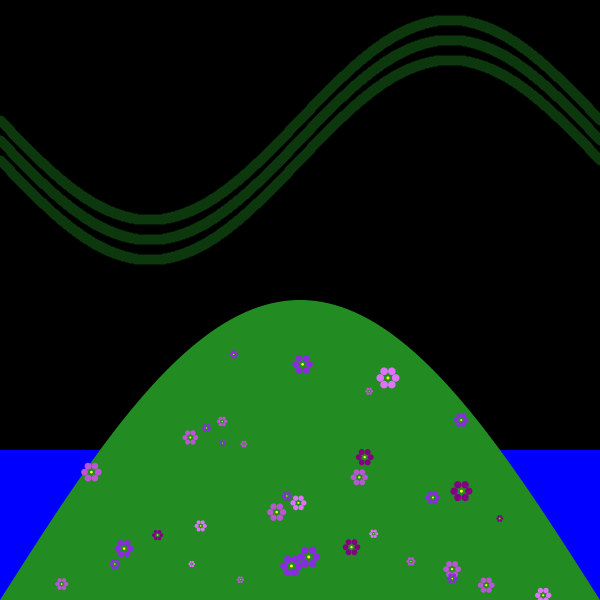
Frame 1 (no input)
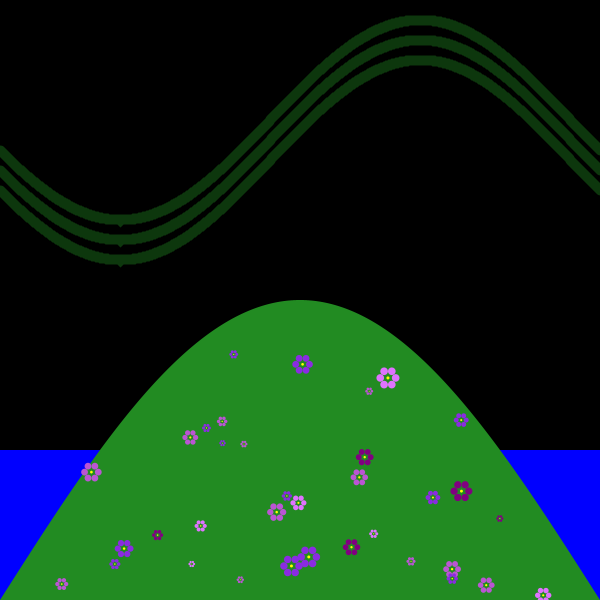
Frame 60 (the mouse pressed at the canvas centre just before this capture)
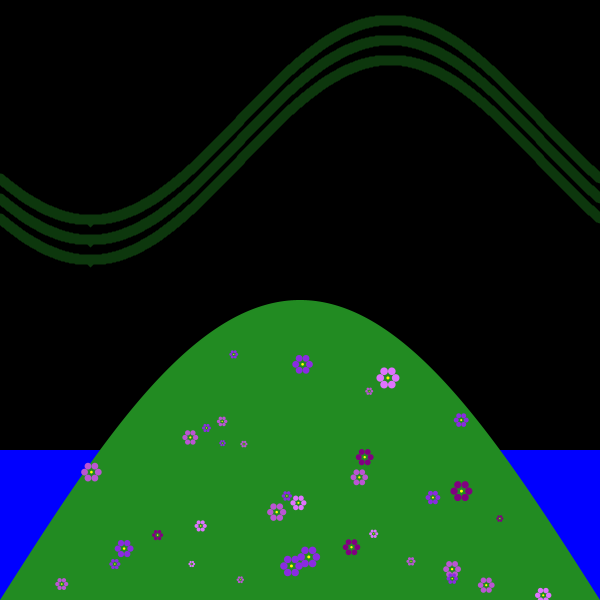
Frame 120 (the mouse held since frame 60 and released just before this capture)

The Processing sketch that drew these frames (run headless with seeded random() and noise(); from frame 60 on, the mouse is pressed at the canvas centre):

// Processing sketch: Dave_Shute
// ── Dave_Shute.pde
int numShapes = 50;
float[] xPos = new float[numShapes];
float[] yPos = new float[numShapes];
float[] sizes = new float[numShapes];
float[] maxSizes = new float[numShapes]; // Array to store each flower's max size
color[] bloomColors = new color[numShapes]; // Initial random colors for each flower
boolean blooming = false; // Track whether blooming is active

// Aurora parameters
float auroraOffset = 0.5;  // Control the horizontal movement of the aurora
color auroraColor;  // Variable to hold the current aurora color

// Ocean wave parameters
boolean addWaves = false;  // Control if waves are active
float waveOffset = 0;  // Offset to animate waves

void setup() {
  size(600, 600);
  noStroke();  // Remove outlines globally
  for (int i = 0; i < numShapes; i++) {
    // Set initial positions randomly within the bottom half of the screen
    xPos[i] = random(width);
    yPos[i] = random(height / 2, height); // Only in the bottom half
    sizes[i] = random(2, 8);  // Initial flower size range
    maxSizes[i] = random(15, 20); // Max flower size range
    
    // Assign random flower colors from the defined set
    bloomColors[i] = randomFlowerColor(); // Set a random color for each flower
  }

  // Set initial aurora color to green
  auroraColor = color(34, 139, 34); // Forest Green for aurora
}

void draw() {
  background(0); // Set the background to black

  // Draw the ocean
  drawOcean();

  // Draw the aurora
  drawAurora();

  // Draw the green hill in the background
  drawHill();

  for (int i = 0; i < numShapes; i++) {
    // If blooming is active, expand the size of shapes gradually, but stop at each shape's unique max size
    if (blooming) {
      sizes[i] += 0.5; // Growth happens as the shapes expand
      if (sizes[i] > maxSizes[i]) {
        sizes[i] = maxSizes[i]; // Limit size to each shape's max size
      }
    }

    // Only draw shapes that are below the hill
    if (yPos[i] >= hillY(xPos[i])) {
      // Draw the blooming flower shape with its respective colors (without color changing)
      drawFlower(xPos[i], yPos[i], sizes[i], bloomColors[i]);
    }
  }
}

// Function to draw the Aurora Borealis
void drawAurora() {
  float alpha = 100; // Transparency for the aurora
  noFill();
  strokeWeight(10); // Increase stroke weight to make the aurora thicker
  stroke(auroraColor, alpha); // Use the current aurora color

  // Draw multiple slightly offset waves to make the aurora thicker
  for (int i = 0; i < 3; i++) {
    float offsetY = i * 20; // Slight vertical offset for each wave to create thickness
    beginShape();
    for (float x = 0; x <= width; x++) {
      // Generate a smooth sine wave for the aurora
      float y = (height * 0.2) + 100 * sin(TWO_PI * (x + auroraOffset) / width) + offsetY; // Smooth sine wave movement with vertical offset
      vertex(x, y);
    }
    endShape();
  }

  auroraOffset += 0.5; // Aurora movement speed
}

// Function to draw a green hill in the background
void drawHill() {
  noStroke();  // Remove the stroke for the hill

  fill(34, 139, 34); // Green color for the hill (forest green)
  beginShape();
  vertex(0, height); // Start at the bottom left corner
  
  // Create a sine wave that spans twice the width of the canvas
  for (float x = 0; x <= width; x++) { // Loop through the entire width of the canvas
    // Stretch the hill
    float y = height - 300 * sin(TWO_PI * x / (2*width)); // Stretch hill
    vertex(x, y);
  }
  
  vertex(width, height); // End at the bottom right corner
  endShape(CLOSE);
}

// Function to get the y-position of the hill at a given x-coordinate
float hillY(float x) {
  // The hill is defined by the sine wave, and we use the same calculation as in the drawing function
  return height - 300 * sin(TWO_PI * x / (2*width));
}

// Function to draw a flower shape at the given position
void drawFlower(float x, float y, float size, color c) {
  int numPetals = 6; // Number of petals for the flower
  float petalAngle = TWO_PI / numPetals; // Angle between each petal
  float petalLength = size; // Length of each petal
  
  noStroke(); // Remove the stroke for the flower
  
  fill(c); // Set the color for the flower
  
  // Draw the flower shape (circle of petals)
  for (int i = 0; i < numPetals; i++) {
    float angle = i * petalAngle;
    float petalX = x + cos(angle) * petalLength;
    float petalY = y + sin(angle) * petalLength;
    
    ellipse(petalX, petalY, size, size); // Draw each petal
  }
  
  // Draw the center of the flower
  fill(255, 255, 0); // Yellow color for the center
  ellipse(x, y, size * 0.4, size * 0.4); // Center circle
}

// Function to draw the ocean to the right of the hill
void drawOcean() {
  fill(0, 0, 255); // Blue color for the ocean (ocean blue)
  noStroke();
  
  // Draw the ocean as a rectangle spanning the right side of the canvas
  if (addWaves) {
    // Add waves to the ocean using a sine wave pattern
    for (float x = 0; x <= width; x++) {
      float waveHeight = 5 * sin(8 * TWO_PI * (x + waveOffset) / width);
      rect(x, height * 0.75 + waveHeight, 1, height * 0.25); // Draw the wave on the ocean
    }
    waveOffset += 2;  // Speed of wave movement
  } else {
    rect(0, height * 0.75, width, height * 0.25); // Ocean without waves, simple rectangle
  }
}

// Function to return a random flower color from the defined palette
color randomFlowerColor() {
  int randomColor = int(random(4)); // Random number between 0 and 3
  switch(randomColor) {
    case 0: return color(186, 85, 211); // Medium Orchid
    case 1: return color(128, 0, 128); // Purple
    case 2: return color(138, 43, 226); // Blue-Violet
    case 3: return color(223, 115, 255); // Heliotrope
    default: return color(186, 85, 211); // Default to Medium Orchid
  }
}

// Detect key press to start blooming, change aurora color, toggle waves
void keyPressed() {
  if (key == 'b' || key == 'B') {  // 'B' key to start blooming
    blooming = true; // Start blooming effect when 'B' key is pressed
  } else if (key == 'r' || key == 'R') {  // 'R' key to reset blooming
    blooming = false; // Stop blooming effect when 'R' key is pressed
    // Optionally reset sizes or stop them from growing
    for (int i = 0; i < numShapes; i++) {
      sizes[i] = random(2, 8); // Reset sizes back to an even smaller random range
    }
  } else if (key == 'n' || key == 'N') {  // 'N' key to change aurora color
    // Randomly change the color of the aurora
    auroraColor = color(random(100, 255), random(100, 255), random(100, 255)); // Random color for aurora
  } else if (key == 'v' || key == 'V') {  // 'V' key to toggle waves visibility
    addWaves = !addWaves; // Toggle waves visibility
  }
}
